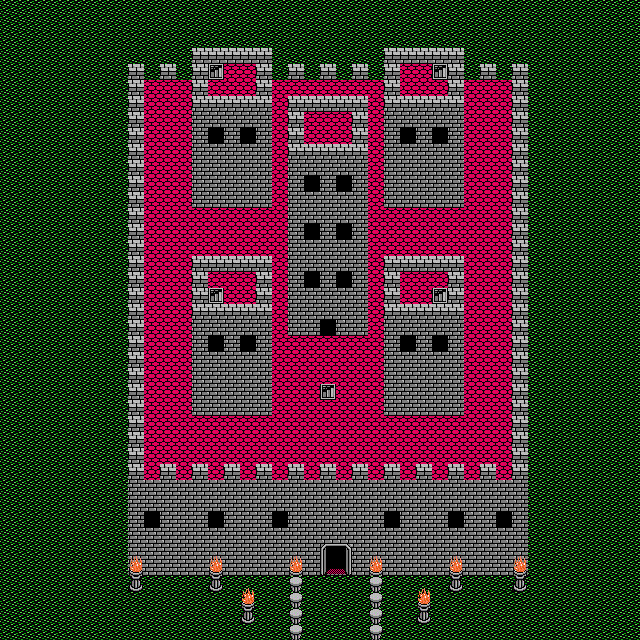

A 2D game scene composited from a Tiled map and its tileset images. What follows is a short description and the map's XML, with each tile layer's data collapsed to a summary:
An orthogonal 40x40 tile map with 16x16 px tiles, 3 tile layers (blocking, Tile Layer 1, Tile Layer 2), 2 tilesets and 18 objects (12x warp, DoorToTower, keyChest1, keyChest2, keyChest4, ...).

<map version="1.0" orientation="orthogonal" width="40" height="40" tilewidth="16" tileheight="16">
 <properties>
  <property name="encounterRate" value="30" />
  <property name="music" value="Dungeon.ogg" />
  <property name="zone:1" value="Wingal,Wingal,Hellnake|Wingal,Wingal" />
 </properties>
 <tileset firstgid="1" name="DqTileset" tilewidth="16" tileheight="16">
  <image source="../Tilesets/DqTileset.png" width="96" height="320" />
 </tileset>
 <tileset firstgid="121" name="Hero2" tilewidth="16" tileheight="16">
  <image source="../Spritesheets/Hero2.png" width="160" height="128" />
 </tileset>
 <layer name="blocking" width="40" height="40">
  <data>[1600 cells, 306 non-empty, 1 distinct tile ids]</data>
 </layer>
 <layer name="Tile Layer 1" width="40" height="40">
  <data>[1600 cells, 1600 non-empty, 9 distinct tile ids]</data>
 </layer>
 <layer name="Tile Layer 2" width="40" height="40">
  <data>[1600 cells, 35 non-empty, 5 distinct tile ids]</data>
 </layer>
 <objectgroup name="Object Layer 1" width="40" height="40">
  <object name="DoorToTower" gid="66" x="320" y="336">
   <properties>
    <property name="stepScript">
        if local[open] == const[true]
          set_tile_id 0
          set_walkthrough true
        endif
      </property>
    <property name="talkScript">
        if item[Dark_Energy] == const[4]
          if local[open] == const[false]
            play_sound Open1.wav
            set_tile_id 0
            set_local open true
            message The Dark Energy you have collected resonates with the door! It swings open!
          endif
        else
          if local[open] == const[false]
            message No ordinary key will open this door.
          endif
        endif
      </property>
   </properties>
  </object>
  <object name="warp" x="336" y="560" width="16" height="16">
   <properties>
    <property name="destMap" value="DarkLordCastleInterior.tmx" />
    <property name="destX" value="91" />
    <property name="destY" value="198" />
   </properties>
  </object>
  <object name="warp" x="320" y="560" width="16" height="16">
   <properties>
    <property name="destMap" value="DarkLordCastleInterior.tmx" />
    <property name="destX" value="91" />
    <property name="destY" value="198" />
   </properties>
  </object>
  <object name="keyChest1" gid="129" x="240" y="288">
   <properties>
    <property name="fixedDirection" value="true" />
    <property name="stepScript">
      if local[open] == const[true]
        set_dir DIR_DOWN
      endif
    </property>
    <property name="talkScript">
      if local[open] == const[false]
        play_sound Open1.wav
        set_dir DIR_DOWN
        message Found a Key!
        give_item 1 Key
        set_local open true
      else
        message Empty...
      endif
    </property>
   </properties>
  </object>
  <object name="keyChest2" gid="129" x="400" y="288">
   <properties>
    <property name="fixedDirection" value="true" />
    <property name="stepScript">
      if local[open] == const[true]
        set_dir DIR_DOWN
      endif
    </property>
    <property name="talkScript">
      if local[open] == const[false]
        play_sound Open1.wav
        set_dir DIR_DOWN
        message Found a Key!
        give_item 1 Key
        set_local open true
      else
        message Empty...
      endif
    </property>
   </properties>
  </object>
  <object name="keyChest4" gid="129" x="400" y="96">
   <properties>
    <property name="fixedDirection" value="true" />
    <property name="stepScript">
      if local[open] == const[true]
        set_dir DIR_DOWN
      endif
    </property>
    <property name="talkScript">
      if local[open] == const[false]
        play_sound Open1.wav
        set_dir DIR_DOWN
        message Found a Key!
        give_item 1 Key
        set_local open true
      else
        message Empty...
      endif
    </property>
   </properties>
  </object>
  <object name="keyChest3" gid="129" x="240" y="96">
   <properties>
    <property name="fixedDirection" value="true" />
    <property name="stepScript">
      if local[open] == const[true]
        set_dir DIR_DOWN
      endif
    </property>
    <property name="talkScript">
      if local[open] == const[false]
        play_sound Open1.wav
        set_dir DIR_DOWN
        message Found a Key!
        give_item 1 Key
        set_local open true
      else
        message Empty...
      endif
    </property>
   </properties>
  </object>
  <object name="warp" x="320" y="624" width="16" height="16">
   <properties>
    <property name="destMap" value="WorldMap.tmx" />
    <property name="destX" value="5" />
    <property name="destY" value="36" />
   </properties>
  </object>
  <object name="warp" x="336" y="624" width="16" height="16">
   <properties>
    <property name="destMap" value="WorldMap.tmx" />
    <property name="destX" value="5" />
    <property name="destY" value="36" />
   </properties>
  </object>
  <object name="warp" x="352" y="624" width="16" height="16">
   <properties>
    <property name="destMap" value="WorldMap.tmx" />
    <property name="destX" value="5" />
    <property name="destY" value="36" />
   </properties>
  </object>
  <object name="warp" x="304" y="624" width="16" height="16">
   <properties>
    <property name="destMap" value="WorldMap.tmx" />
    <property name="destX" value="5" />
    <property name="destY" value="36" />
   </properties>
  </object>
  <object name="warp" x="208" y="288" width="16" height="16">
   <properties>
    <property name="destMap" value="DarkLordCastleInterior.tmx" />
    <property name="destX" value="37" />
    <property name="destY" value="195" />
   </properties>
  </object>
  <object name="warp" x="432" y="288" width="16" height="16">
   <properties>
    <property name="destMap" value="DarkLordCastleInterior.tmx" />
    <property name="destX" value="148" />
    <property name="destY" value="195" />
   </properties>
  </object>
  <object name="warp" x="432" y="64" width="16" height="16">
   <properties>
    <property name="destMap" value="DarkLordCastleInterior.tmx" />
    <property name="destX" value="148" />
    <property name="destY" value="164" />
   </properties>
  </object>
  <object name="warp" x="208" y="64" width="16" height="16">
   <properties>
    <property name="destMap" value="DarkLordCastleInterior.tmx" />
    <property name="destX" value="37" />
    <property name="destY" value="164" />
   </properties>
  </object>
  <object name="warp" x="320" y="384" width="16" height="16">
   <properties>
    <property name="destMap" value="DarkLordCastleInterior.tmx" />
    <property name="destX" value="91" />
    <property name="destY" value="163" />
   </properties>
  </object>
  <object name="warp" x="320" y="320" width="16" height="16">
   <properties>
    <property name="destMap" value="DarkLordCastleInterior.tmx" />
    <property name="destX" value="27" />
    <property name="destY" value="107" />
   </properties>
  </object>
  <object name="zone" x="0" y="0" width="640" height="640">
   <properties>
    <property name="zoneId" value="1" />
   </properties>
  </object>
 </objectgroup>
</map>